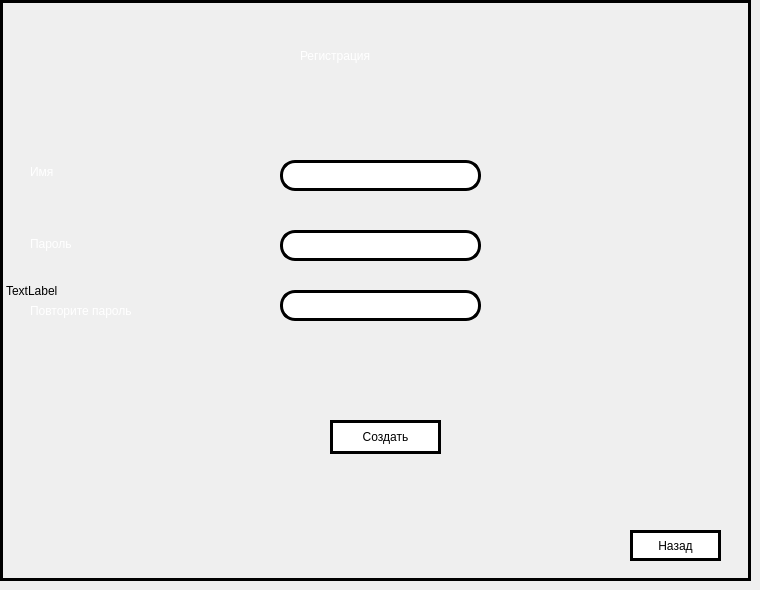
    <widget class="QWidget" name="page_2">
     <widget class="QLabel" name="label_71">
      <property name="geometry">
       <rect>
        <x>0</x>
        <y>0</y>
        <width>751</width>
        <height>581</height>
       </rect>
      </property>
      <property name="styleSheet">
       <string notr="true">background-image:url(:/img/backgroundPhotoSolarSystem_OnRegistration.png);
	border: 3px solid rgb(0, 0, 0);</string>
      </property>
      <property name="text">
       <string>TextLabel</string>
      </property>
     </widget>
     <widget class="QLabel" name="label_72">
      <property name="geometry">
       <rect>
        <x>30</x>
        <y>213</y>
        <width>181</width>
        <height>61</height>
       </rect>
      </property>
      <property name="styleSheet">
       <string notr="true">background-color: none;
color:white;
font: 16pt &quot;Simple Bold Jut Out&quot;;</string>
      </property>
      <property name="text">
       <string>Пароль</string>
      </property>
     </widget>
     <widget class="QPushButton" name="pushButton_BackToEntrance">
      <property name="geometry">
       <rect>
        <x>630</x>
        <y>530</y>
        <width>91</width>
        <height>31</height>
       </rect>
      </property>
      <property name="styleSheet">
       <string notr="true">QPushButton{

	border:3px solid black;
	background-color: white;
}

QPushButton:hover
{
	background-color: rgb(222, 222, 222)
}

QPushButton:pressed
{
	background-color:rgb(151, 151, 151);
}</string>
      </property>
      <property name="text">
       <string>Назад</string>
      </property>
     </widget>
     <widget class="QLineEdit" name="lineEdit_Name_onRegistration">
      <property name="geometry">
       <rect>
        <x>280</x>
        <y>160</y>
        <width>201</width>
        <height>31</height>
       </rect>
      </property>
      <property name="styleSheet">
       <string notr="true">QLineEdit
{
	border: 3px solid rgb(0, 0, 0);
	border-radius: 15px;
	font: 600 10pt &quot;Segoe UI Semibold&quot;;
	background-color:none;
}</string>
      </property>
     </widget>
     <widget class="QLabel" name="label_73">
      <property name="geometry">
       <rect>
        <x>30</x>
        <y>290</y>
        <width>241</width>
        <height>41</height>
       </rect>
      </property>
      <property name="styleSheet">
       <string notr="true">background-color: none;
color:white;
font: 14pt &quot;Simple Bold Jut Out&quot;;</string>
      </property>
      <property name="text">
       <string>Повторите пароль</string>
      </property>
     </widget>
     <widget class="QLineEdit" name="lineEdit_Password_onRegistration">
      <property name="geometry">
       <rect>
        <x>280</x>
        <y>230</y>
        <width>201</width>
        <height>31</height>
       </rect>
      </property>
      <property name="styleSheet">
       <string notr="true">QLineEdit
{
	border: 3px solid rgb(0, 0, 0);
	border-radius: 15px;
	font: 600 10pt &quot;Segoe UI Semibold&quot;;
	background-color:none;
}</string>
      </property>
     </widget>
     <widget class="QLineEdit" name="lineEdit_ConfirmPassword_onRegistration">
      <property name="geometry">
       <rect>
        <x>280</x>
        <y>290</y>
        <width>201</width>
        <height>31</height>
       </rect>
      </property>
      <property name="styleSheet">
       <string notr="true">QLineEdit
{
	border: 3px solid rgb(0, 0, 0);
	border-radius: 15px;
	font: 600 10pt &quot;Segoe UI Semibold&quot;;
	background-color:none;
}</string>
      </property>
     </widget>
     <widget class="QLabel" name="label_74">
      <property name="geometry">
       <rect>
        <x>300</x>
        <y>20</y>
        <width>341</width>
        <height>71</height>
       </rect>
      </property>
      <property name="styleSheet">
       <string notr="true">background-color: none;
color:white;
font: 24pt &quot;Simple Bold Jut Out&quot;;</string>
      </property>
      <property name="text">
       <string>Регистрация</string>
      </property>
     </widget>
     <widget class="QLabel" name="label_75">
      <property name="geometry">
       <rect>
        <x>30</x>
        <y>160</y>
        <width>131</width>
        <height>24</height>
       </rect>
      </property>
      <property name="styleSheet">
       <string notr="true">background-color: none;
color:white;
font: 16pt &quot;Simple Bold Jut Out&quot;;</string>
      </property>
      <property name="text">
       <string>Имя</string>
      </property>
     </widget>
     <widget class="QPushButton" name="pushButton_CreateAcc_onRegistration">
      <property name="geometry">
       <rect>
        <x>330</x>
        <y>420</y>
        <width>111</width>
        <height>34</height>
       </rect>
      </property>
      <property name="styleSheet">
       <string notr="true">QPushButton{

	border:3px solid black;
	background-color: white;
}

QPushButton:hover
{
	background-color: rgb(222, 222, 222)
}

QPushButton:pressed
{
	background-color:rgb(151, 151, 151);
}</string>
      </property>
      <property name="text">
       <string>Создать</string>
      </property>
     </widget>
    </widget>
